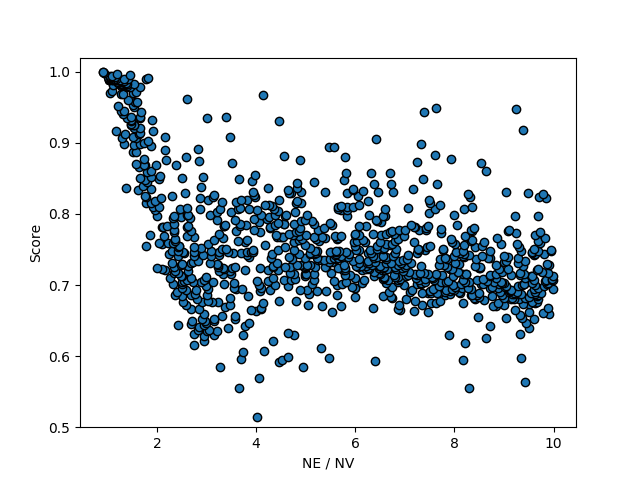

This figure's Python source:
f = open('finalscore.txt')
lines = f.readlines();
f.close()

import numpy as np
import matplotlib.pyplot as plt

V = []
E = []
Score = []
AllScore=0
for line1,line2 in zip(lines[1::2],lines[2::2]):
    words1 = line1.split()
    words2 = line2.split()

    Score.append(float(words1[1]))
    V.append(int(words2[0]))
    E.append(int(words2[1]))
    AllScore += float(words1[1])
    
AllScore = AllScore/len(Score)
VE = [E/V for E,V in zip(E,V)]
Ave = [[] for i in range(11)]
for i in range(len(Score)):
    Ave[int(round(VE[i]))].append(Score[i])
AveScore = []
start=0
for i in range(11):
    if len(Ave[i])==0:
        start+=1
        continue
    score = 0
    for ave in Ave[i]:
        score+=ave
    score /= len(Ave[i])
    AveScore.append(score)
plt.plot(np.arange(start, 11, 1), np.array(AveScore), label='Score')
plt.plot(np.arange(0, 22, 11), np.array([AllScore,AllScore]),label='AverageScore=' + '{:.5f}'.format(AllScore))
plt.xlim(0.5,10.5)
plt.xticks(np.arange(1,11,1))
plt.legend(loc='best')
#plt.ylabel('Score')
plt.xlabel('NE / NV')
plt.savefig('finalplot1.png')
plt.show()

#V = V[:len(Score):7]
#E = E[:len(Score):7]
#VE = VE[:len(Score):7]
#Score = Score[::7]

x = np.array(VE)
#plt.xlim(10, 1000)
y = np.array(Score)
plt.ylim(0.5,1.02)

plt.ylabel('Score')
plt.xlabel('NE / NV')

plt.plot(x,y, 'o', markeredgecolor='k')

plt.savefig('finalplot.png')

plt.show()
